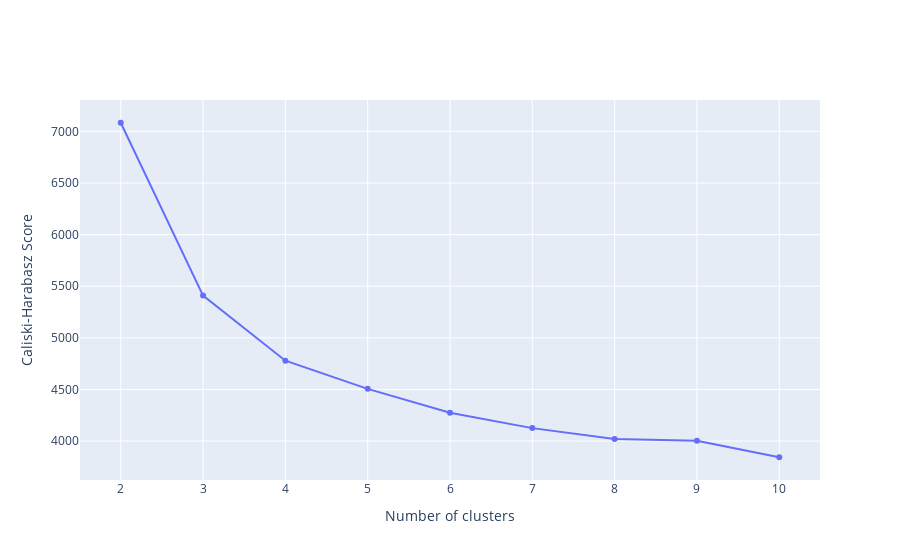

Source (notebook cell):
### Code cell
import plotly.graph_objects as go

fig = go.Figure()
fig.add_trace(go.Scatter(
    x = n_clusters_values,
    y = calinski_scores
))
fig.update_layout(
    xaxis_title = 'Number of clusters',
    yaxis_title = 'Caliski-Harabasz Score'
)
fig.show()

### Figure 1 — Plotly figure (JSON) as saved in the notebook; plotly's stock layout.template omitted (floating-point values rounded to 4 significant figures)
{"data": [{"type": "scatter", "x": [2, 3, 4, 5, 6, 7, 8, 9, 10], "y": [7084.0, 5410.0, 4779.0, 4506.0, 4274.0, 4125.0, 4020.0, 4003.0, 3843.0]}], "layout": {"xaxis": {"title": {"text": "Number of clusters"}}, "yaxis": {"title": {"text": "Caliski-Harabasz Score"}}}}
